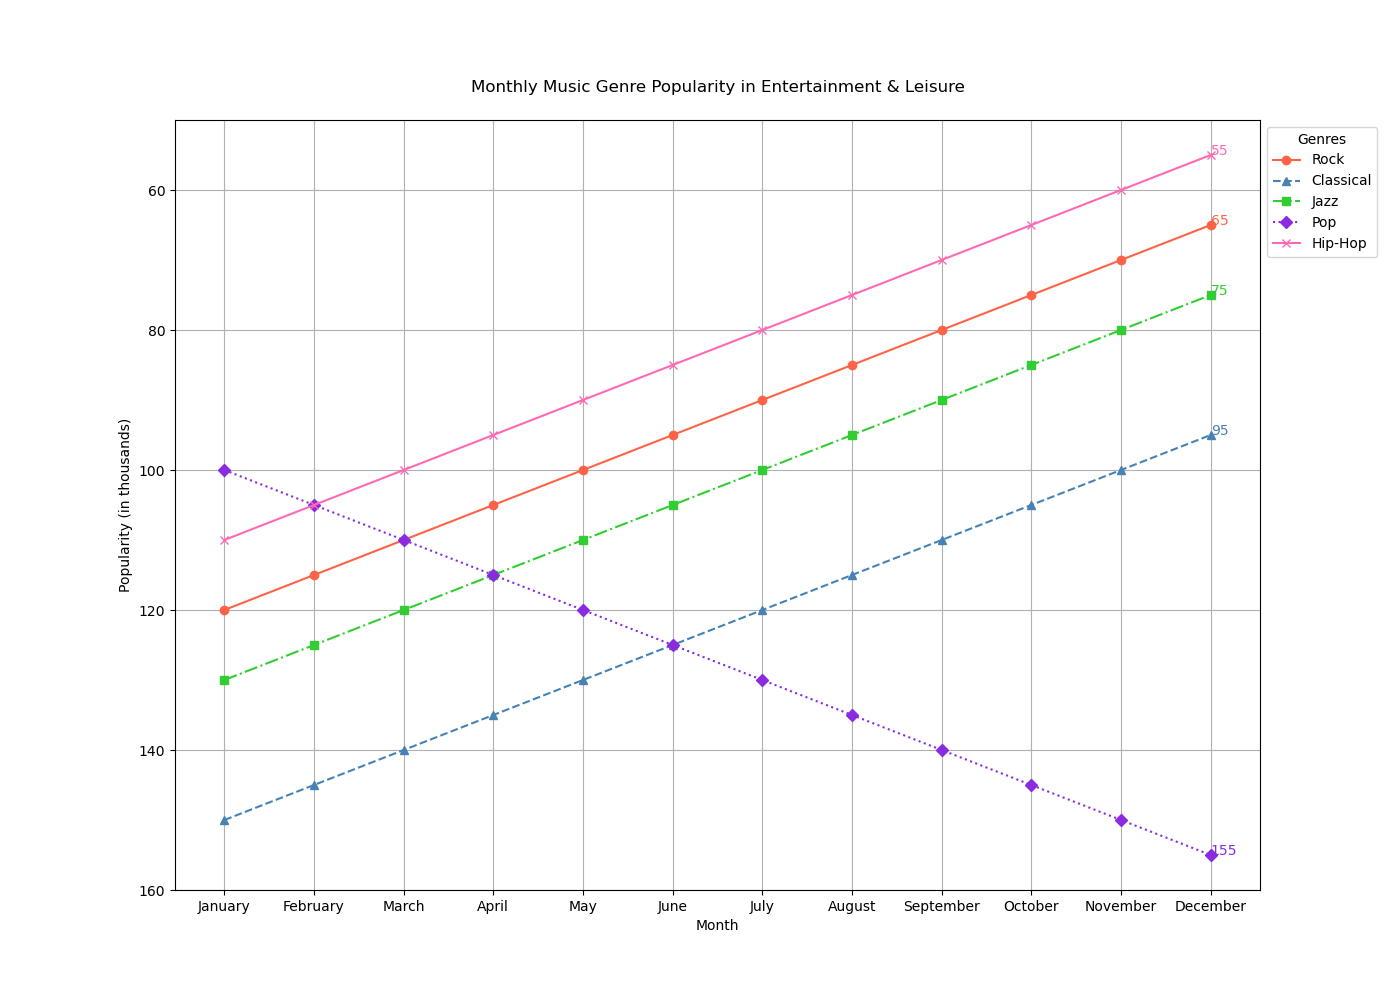

This figure's Python source:

import matplotlib.pyplot as plt

# Data from the provided chart table
data = [
    {'Month': 'January', 'Rock': 120, 'Classical': 150, 'Jazz': 130, 'Pop': 100, 'Hip-Hop': 110},
    {'Month': 'February', 'Rock': 115, 'Classical': 145, 'Jazz': 125, 'Pop': 105, 'Hip-Hop': 105},
    {'Month': 'March', 'Rock': 110, 'Classical': 140, 'Jazz': 120, 'Pop': 110, 'Hip-Hop': 100},
    {'Month': 'April', 'Rock': 105, 'Classical': 135, 'Jazz': 115, 'Pop': 115, 'Hip-Hop': 95},
    {'Month': 'May', 'Rock': 100, 'Classical': 130, 'Jazz': 110, 'Pop': 120, 'Hip-Hop': 90},
    {'Month': 'June', 'Rock': 95, 'Classical': 125, 'Jazz': 105, 'Pop': 125, 'Hip-Hop': 85},
    {'Month': 'July', 'Rock': 90, 'Classical': 120, 'Jazz': 100, 'Pop': 130, 'Hip-Hop': 80},
    {'Month': 'August', 'Rock': 85, 'Classical': 115, 'Jazz': 95, 'Pop': 135, 'Hip-Hop': 75},
    {'Month': 'September', 'Rock': 80, 'Classical': 110, 'Jazz': 90, 'Pop': 140, 'Hip-Hop': 70},
    {'Month': 'October', 'Rock': 75, 'Classical': 105, 'Jazz': 85, 'Pop': 145, 'Hip-Hop': 65},
    {'Month': 'November', 'Rock': 70, 'Classical': 100, 'Jazz': 80, 'Pop': 150, 'Hip-Hop': 60},
    {'Month': 'December', 'Rock': 65, 'Classical': 95, 'Jazz': 75, 'Pop': 155, 'Hip-Hop': 55}
]

# Extracting month names for the x-axis
months = [entry['Month'] for entry in data]

# Plotting each genre's trend
plt.figure(figsize=(14, 10))
genres = list(data[0].keys())[1:]  # Get genre names skipping the 'Month' key

# Line style settings and markers for each genre
line_styles = ['-', '--', '-.', ':']
markers = ['o', '^', 's', 'D', 'x']
colors = ['#ff6347', '#4682b4', '#32cd32', '#8a2be2', '#ff69b4']

for i, genre in enumerate(genres):
    values = [entry[genre] for entry in data]
    plt.plot(months, values, label=genre, linestyle=line_styles[i % len(line_styles)], marker=markers[i % len(markers)], color=colors[i % len(colors)])
    # Adding annotation for the last data point
    plt.text(months[-1], values[-1], f'{values[-1]}', fontsize=10, color=colors[i % len(colors)])

# Adding titles and labels
plt.title('Monthly Music Genre Popularity in Entertainment & Leisure', pad=20)
plt.xlabel('Month')
plt.ylabel('Popularity (in thousands)')

# Adding grid for readability
plt.grid(True)

# Adding a legend to identify the lines
plt.legend(title='Genres', loc='upper left', bbox_to_anchor=(1, 1))

# Invert the y-axis
plt.gca().invert_yaxis()

# Show the plot
plt.show()
